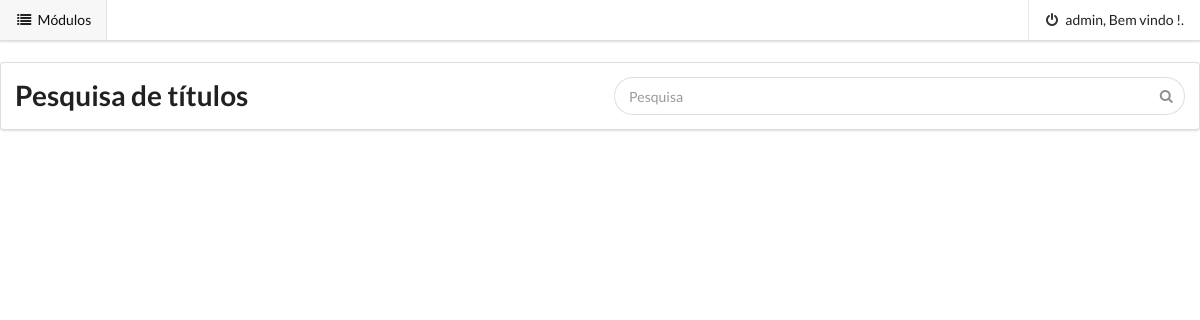
Before: /pestitulos/ (signed in) with the older database file.
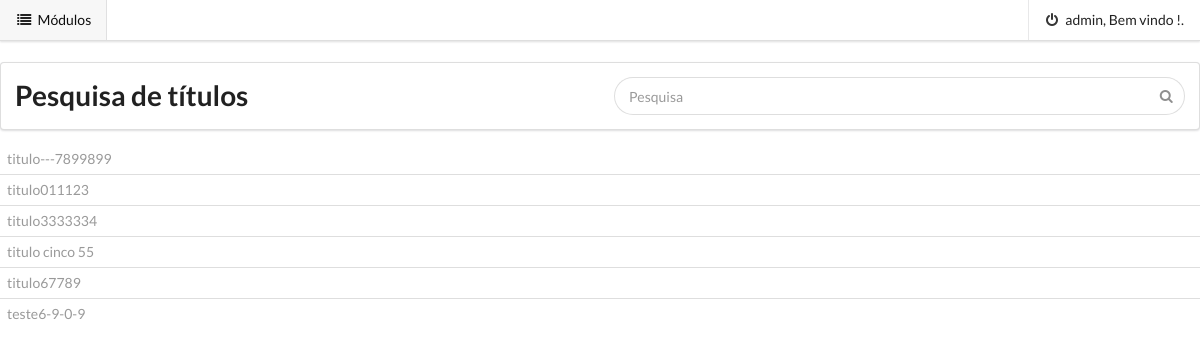
After: the same page with the newer database file.
### core/models.py (models this page shows, shortened)
class Titulo(models.Model):
	descricao = models.CharField(max_length=60)

### core/views.py (the view)
# urls.py: url(r'^pestitulos/', core.views.pestitulos, name='pestitulos'),
@login_required(login_url='/')
def pestitulos(request):
	template_name = 'pestitulos.html'
	titulos = Titulo.objects.all()
	ctx = {}
	ctx['titulos'] = titulos
	return render(request, template_name, ctx)

### core/templates/pesTitulos.html (shortened to what this page needs)
﻿{% extends 'home.html' %}
{% block content_home %}
<div class="ui segment">
<div class="ui equal width grid">
	<div class="four column row">
		<div class="six wide tablet eight wide computer column">
			<h1 class="ui center aligned">Pesquisa de títulos</h1>
		</div>
		<div class="six wide tablet eight wide computer column">
			<div class="ui search">
				<div class="ui right icon input fluid">
					<input class="prompt" type="text" placeholder="Pesquisa" >
				</div>
			</div>
		</div>
	</div>
</div>
</div>
<div class="ui divided selection list">
    {% for tit in titulos %}
			<a class="item" href="{%url 'frmtitulos' tit.id %}">
			 {{ tit.descricao }}
			</a>
    {% endfor %}
</div>
{% endblock %}

### myhome/templates/home.html (shortened to what this page needs)
﻿{% extends 'base.html' %}
{% load staticfiles %}
{% block content_base %}
	<div class="ui menu top fixed">
		<a class="item open">
			<i class="list icon"></i>
			Módulos
		</a>
		<a class="item right" href="{%url 'login'%}">
			<i class="power icon"></i>
			{% if user.is_authenticated %}
				{{user.username}}, Bem vindo !.
			{% endif %}
		</a>
	</div>
	<div class="pusher">
		<div class="ui basic segment">
		</div>
		{% block content_home %}{% endblock %}
	</div>
{% endblock %}

### myhome/templates/base.html (shortened to what this page needs)
﻿{% load staticfiles %}
<!DOCTYPE html>
<html>
	<head>
		<link rel="stylesheet" type="text/css" href="{% static 'semantic/semantic.min.css' %}">
	</head>
  <body>
		{% block content_base %}
		{% endblock %}
	</body>
</html>

Changed rows visible on the page:
added Titulo: descricao "titulo---7899899"
added Titulo: descricao "titulo011123"
added Titulo: descricao "titulo3333334"
added Titulo: descricao "titulo cinco 55"
added Titulo: descricao "titulo67789"
added Titulo: descricao "teste6-9-0-9"
